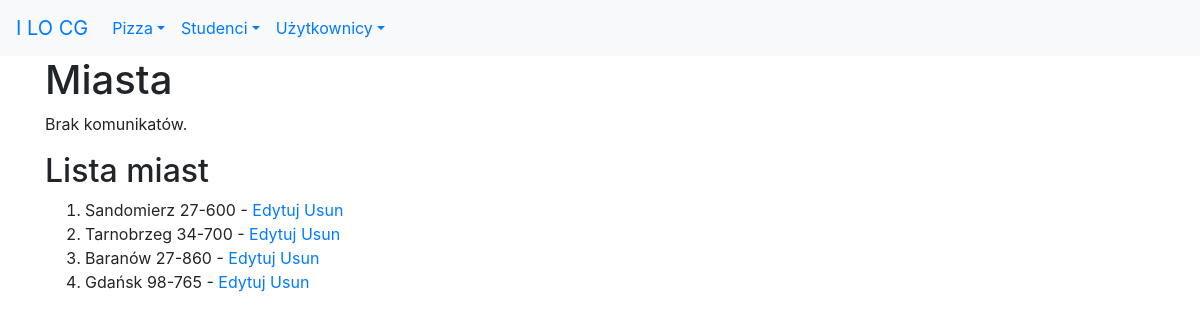
Page /studenci/miasta/lista (signed in) on the committed database.
### studenci/models.py (models this page shows, shortened)
class Miasto(models.Model):
    nazwa = models.CharField(
        verbose_name='miasto',
        max_length=30,
        help_text='Nazwa miasta')
    kod = models.CharField(
        max_length=6,
        help_text='Kod pocztowy')
    class Meta:
        verbose_name_plural = "miasta"

### studenci/templates/studenci/miasto_list.html
{% extends 'szablon.html' %}
{% block naglowek %}Miasta{% endblock naglowek %}
{% block tresc %}
<h2>Lista miast</h2>
<ol>
    {% for miasto in object_list  %}
        <li>{{ miasto.nazwa }}&nbsp;{{ miasto.kod }} -
             <a href="{% url 'studenci:miasta_edytuj' miasto.id %}">Edytuj</a>
             <a href="{% url 'studenci:miasta_usun' miasto.id %}">Usun</a>
        </li>
    {% endfor %}
</ol>
{% endblock tresc %}

### rows in the picture
Miasto: nazwa "Sandomierz", kod "27-600"
Miasto: nazwa "Tarnobrzeg", kod "34-700"
Miasto: nazwa "Baranów", kod "27-860"
Miasto: nazwa "Gdańsk", kod "98-765"
